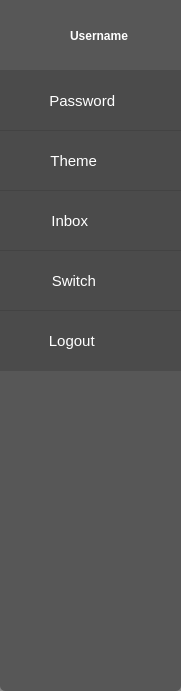
  <widget class="QFrame" name="frame_2">
   <property name="geometry">
    <rect>
     <x>0</x>
     <y>70</y>
     <width>181</width>
     <height>691</height>
    </rect>
   </property>
   <property name="styleSheet">
    <string notr="true">QFrame{background-color:rgba(55,55,55,0.6);
border-bottom-left-radius:5px;border-bottom-right-radius:5px;}QPushButton {	
color: #333;
border: 2px solid #555;
border-radius: 11px;
padding: 5px;
background: qradialgradient(cx: 0.3, cy: -0.4,
fx: 0.3, fy: -0.4,
radius: 1.35, stop: 0 #fff, stop: 1 #888);
min-width: 80px;
background-color: rgba(55,55,55,0.4)
}
QPushButton:hover {
background-color:rgba(77, 166, 255,0.6);
background-color:#34495e
}

QPushButton:pressed {
background: qradialgradient(cx: 0.4, cy: -0.1,
fx: 0.4, fy: -0.1,
radius: 1.35, stop: 0 #fff, stop: 1 #ddd);
}
QPushButton
{
border: 0px;
font: 87 8pt &quot;Ubuntu Light&quot;;
color:rgb(126, 131, 140);
border-radius:0px;
color: white;
font-size:15px;
}</string>
   </property>
   <property name="frameShape">
    <enum>QFrame::StyledPanel</enum>
   </property>
   <property name="frameShadow">
    <enum>QFrame::Raised</enum>
   </property>
   <widget class="QLabel" name="notify_2">
    <property name="geometry">
     <rect>
      <x>50</x>
      <y>490</y>
      <width>21</width>
      <height>20</height>
     </rect>
    </property>
    <property name="styleSheet">
     <string notr="true">background-color:transparent;color: red; 
</string>
    </property>
    <property name="text">
     <string/>
    </property>
   </widget>
   <widget class="QLabel" name="Usernamelbl">
    <property name="geometry">
     <rect>
      <x>70</x>
      <y>20</y>
      <width>121</width>
      <height>31</height>
     </rect>
    </property>
    <property name="styleSheet">
     <string notr="true">font: 10pt &quot;Segoe UI&quot;;
font-weight:500;
color:white;background-color:transparent;</string>
    </property>
    <property name="text">
     <string>Username</string>
    </property>
   </widget>
   <widget class="QPushButton" name="pushButton">
    <property name="geometry">
     <rect>
      <x>0</x>
      <y>10</y>
      <width>90</width>
      <height>51</height>
     </rect>
    </property>
    <property name="minimumSize">
     <size>
      <width>90</width>
      <height>0</height>
     </size>
    </property>
    <property name="styleSheet">
     <string notr="true">background-color: tranparent;
background:transparent;
border: 0px;
border-radius:50px;</string>
    </property>
    <property name="text">
     <string/>
    </property>
    <property name="icon">
     <iconset resource="LIBPRO.qrc">
      <normaloff>:/barIcon/Resources/icon/user (1).png</normaloff>:/barIcon/Resources/icon/user (1).png</iconset>
    </property>
    <property name="iconSize">
     <size>
      <width>30</width>
      <height>100</height>
     </size>
    </property>
   </widget>
   <widget class="QPushButton" name="publicChat_3">
    <property name="geometry">
     <rect>
      <x>0</x>
      <y>250</y>
      <width>181</width>
      <height>61</height>
     </rect>
    </property>
    <property name="toolTip">
     <string>Renting book</string>
    </property>
    <property name="whatsThis">
     <string>Add
</string>
    </property>
    <property name="styleSheet">
     <string notr="true"/>
    </property>
    <property name="text">
     <string>      Switch              </string>
    </property>
    <property name="icon">
     <iconset resource="LIBPRO.qrc">
      <normaloff>:/icon/Resources/icon/shuffle (1).png</normaloff>:/icon/Resources/icon/shuffle (1).png</iconset>
    </property>
    <property name="iconSize">
     <size>
      <width>30</width>
      <height>30</height>
     </size>
    </property>
   </widget>
   <widget class="QPushButton" name="logout">
    <property name="geometry">
     <rect>
      <x>0</x>
      <y>310</y>
      <width>181</width>
      <height>61</height>
     </rect>
    </property>
    <property name="toolTip">
     <string>Log out
</string>
    </property>
    <property name="whatsThis">
     <string>Add
</string>
    </property>
    <property name="styleSheet">
     <string notr="true"/>
    </property>
    <property name="text">
     <string>     Logout              </string>
    </property>
    <property name="icon">
     <iconset resource="LIBPRO.qrc">
      <normaloff>:/icon/Resources/icon/logout (1).png</normaloff>:/icon/Resources/icon/logout (1).png</iconset>
    </property>
    <property name="iconSize">
     <size>
      <width>35</width>
      <height>35</height>
     </size>
    </property>
   </widget>
   <widget class="QPushButton" name="publicChat_2">
    <property name="geometry">
     <rect>
      <x>0</x>
      <y>190</y>
      <width>181</width>
      <height>61</height>
     </rect>
    </property>
    <property name="toolTip">
     <string>Account statistic</string>
    </property>
    <property name="whatsThis">
     <string>Add
</string>
    </property>
    <property name="styleSheet">
     <string notr="true"/>
    </property>
    <property name="text">
     <string>      Inbox                </string>
    </property>
    <property name="icon">
     <iconset resource="LIBPRO.qrc">
      <normaloff>:/icon/Resources/icon/earth-globe.png</normaloff>:/icon/Resources/icon/earth-globe.png</iconset>
    </property>
    <property name="iconSize">
     <size>
      <width>35</width>
      <height>35</height>
     </size>
    </property>
   </widget>
   <widget class="QPushButton" name="theme">
    <property name="geometry">
     <rect>
      <x>0</x>
      <y>130</y>
      <width>181</width>
      <height>61</height>
     </rect>
    </property>
    <property name="toolTip">
     <string>Renting book</string>
    </property>
    <property name="whatsThis">
     <string>Add
</string>
    </property>
    <property name="styleSheet">
     <string notr="true"/>
    </property>
    <property name="text">
     <string>      Theme              </string>
    </property>
    <property name="icon">
     <iconset resource="LIBPRO.qrc">
      <normaloff>:/icon/Resources/icon/567.png</normaloff>:/icon/Resources/icon/567.png</iconset>
    </property>
    <property name="iconSize">
     <size>
      <width>30</width>
      <height>30</height>
     </size>
    </property>
    <property name="autoDefault">
     <bool>false</bool>
    </property>
   </widget>
   <widget class="QPushButton" name="publicChat_6">
    <property name="geometry">
     <rect>
      <x>0</x>
      <y>70</y>
      <width>181</width>
      <height>61</height>
     </rect>
    </property>
    <property name="toolTip">
     <string>Change your password
</string>
    </property>
    <property name="whatsThis">
     <string>Add
</string>
    </property>
    <property name="styleSheet">
     <string notr="true"/>
    </property>
    <property name="text">
     <string>      Password          </string>
    </property>
    <property name="icon">
     <iconset resource="LIBPRO.qrc">
      <normaloff>:/icon/Resources/icon/345.png</normaloff>:/icon/Resources/icon/345.png</iconset>
    </property>
    <property name="iconSize">
     <size>
      <width>32</width>
      <height>32</height>
     </size>
    </property>
   </widget>
   <widget class="QLabel" name="notify">
    <property name="geometry">
     <rect>
      <x>30</x>
      <y>220</y>
      <width>16</width>
      <height>16</height>
     </rect>
    </property>
    <property name="styleSheet">
     <string notr="true">background-color:transparent;color: red; 
font: 25 10pt &quot;Ubuntu Light&quot;;
border-radius: 10px;</string>
    </property>
    <property name="text">
     <string/>
    </property>
   </widget>
  </widget>
